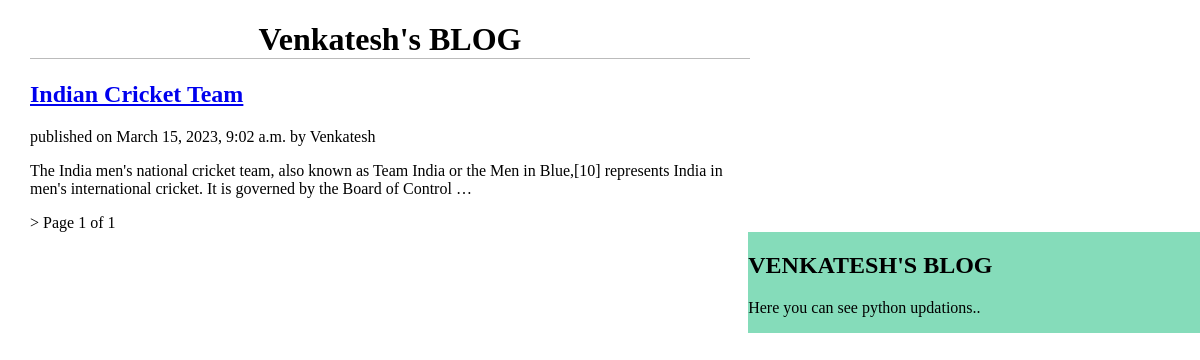
Before: / with the older database file.
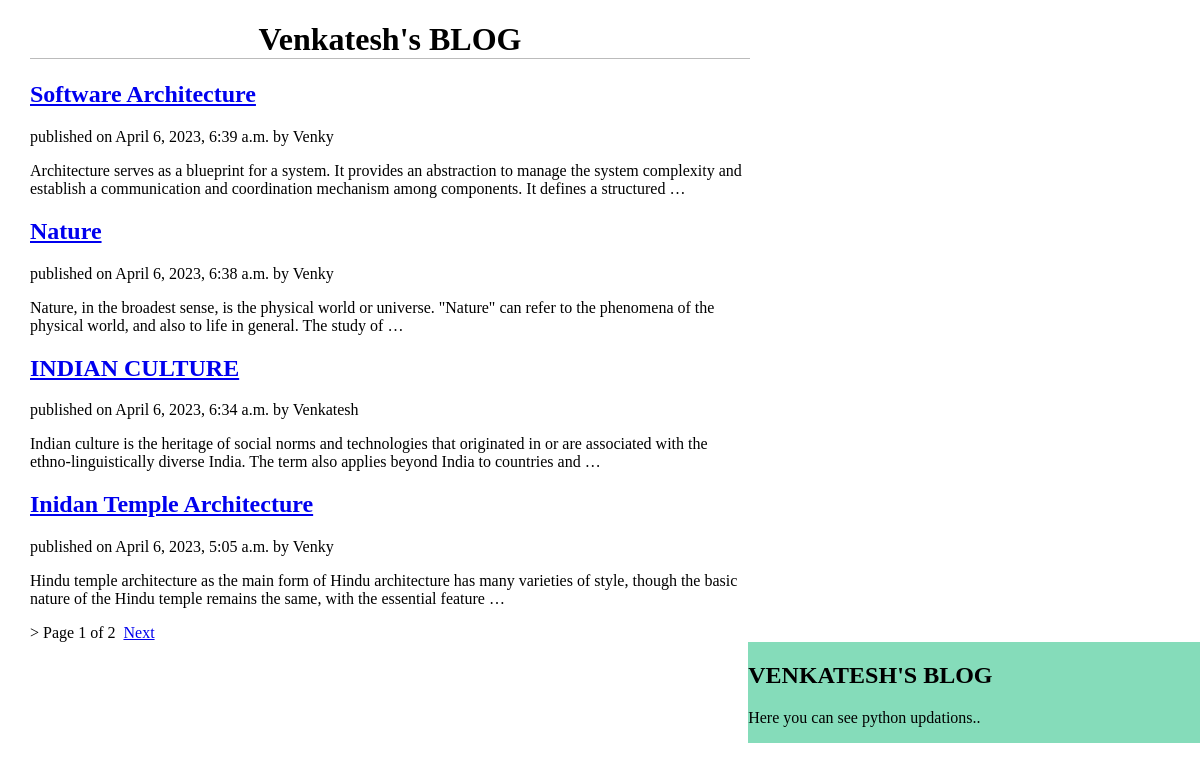
After: the same page with the newer database file.
### Blog/models.py (models this page shows, shortened)
class Post(models.Model):
    id = models.AutoField(primary_key=True)
    STATUS_CHOICES = (('draft','Draft'),('published','Published'))
    title= models.CharField(max_length=256)
    slug= models.SlugField(max_length= 264,unique_for_date='publish')
    author= models.ForeignKey(User,related_name= 'blog_posts', on_delete=models.CASCADE,)
    body= models.TextField()
    publish = models.DateTimeField(default=timezone.now)
    created=models.DateTimeField(auto_now_add=True)
    updated=models.DateTimeField(auto_now = True)
    status = models.CharField(max_length=10,choices=STATUS_CHOICES,default='draft')
    objects = CustomManager()
    class Meta:
        ordering = ('-publish',)
    def get_absolute_url(self):
        return reverse('post_detail',args=[self.publish.year,self.publish.strftime('%m'),self.publish.strftime('%d'),self.slug])

### Blog/views.py (the view)
# urls.py: path('',views.post_list_view),
def post_list_view(request):
    post_list = Post.objects.filter(status__exact = 'published')
    paginator = Paginator(post_list,4)
    page_number = request.GET.get('page')
    try:
        post_list = paginator.page(page_number)
    except PageNotAnInteger:
        post_list = paginator.page(1)
    except EmptyPage:
        post_list = paginator.page(paginator.num_pages)
    return render (request,'blog/post_list.html',{'post_list':post_list})

### templates/blog/post_list.html (shortened to what this page needs)
{% extends 'blog/base.html' %}
{%block content%}
<h1>Venkatesh's BLOG</h1>
{%for post in post_list%}
<a href="{{post.get_absolute_url}}">
    <h2>{{post.title}}</h2>
</a>
published on {{post.publish}} by {{post.author|title}}
{{post.body | truncatewords:30 |linebreaks}}
{%endfor%}
{%include 'blog/pagination.html' with page=post_list%}
{%endblock%}

### templates/blog/base.html (shortened to what this page needs)
<!DOCTYPE html>
{%load static%}
<html lang="en">
<head>
    <link rel="stylesheet" href="{% static 'css/blog.css' %}">
</head>
<body>
    <div class="content">
        {% block content%}{%endblock%}
    </div>
    <div class="sidebar">
        <h2>VENKATESH'S BLOG</h2>
        <p>Here you can see python updations..</p>
    </div>
</body>
</html>

### templates/blog/pagination.html (shortened to what this page needs)
<div class="paginator">
    >&nbsp<span>Page {{page.number}} of {{page.paginator.num_pages}}</span>&nbsp
    {%if page.has_next%}
    <a href="?page={{page.next_page_number}}">Next</a>
    {%endif%}
</div>

### static1/css/blog.css (style rules this page uses)
.content { width:60%; float:left; padding: 0 0 0 30px; background: white; height : 100%; }
.sidebar { width: 37.65%; float: right; background: #85DCBA; height: 100%; }
body { padding:0%; margin: 0%; color: black; }
h1 { text-align:center; border-bottom: 1px solid #bbb; }

Changed rows visible on the page:
no longer on this page (row unchanged): Post: title "Indian Cricket Team", publish "March 15, 2023, 9:02 a.m.", author "Venkatesh", body "The India men's national cricket team, also known as Team India or the Men in Blue,[10] represents India in men's international cricket. It is governed by the Board of Control …"
added Post: title "Software Architecture", publish "April 6, 2023, 6:39 a.m.", author "Venky", body "Architecture serves as a blueprint for a system. It provides an abstraction to manage the system complexity and establish a communication and coordination mechanism among components. It defines a structured …"
added Post: title "Nature", publish "April 6, 2023, 6:38 a.m.", author "Venky", body "Nature, in the broadest sense, is the physical world or universe. \"Nature\" can refer to the phenomena of the physical world, and also to life in general. The study of …"
added Post: title "INDIAN CULTURE", publish "April 6, 2023, 6:34 a.m.", author "Venkatesh", body "Indian culture is the heritage of social norms and technologies that originated in or are associated with the ethno-linguistically diverse India. The term also applies beyond India to countries and …"
added Post: title "Inidan Temple Architecture", publish "April 6, 2023, 5:05 a.m.", author "Venky", body "Hindu temple architecture as the main form of Hindu architecture has many varieties of style, though the basic nature of the Hindu temple remains the same, with the essential feature …"
Other visible differences:
{{ page.paginator.num_pages }}: "1" → "2"
text now shown: "Next"
